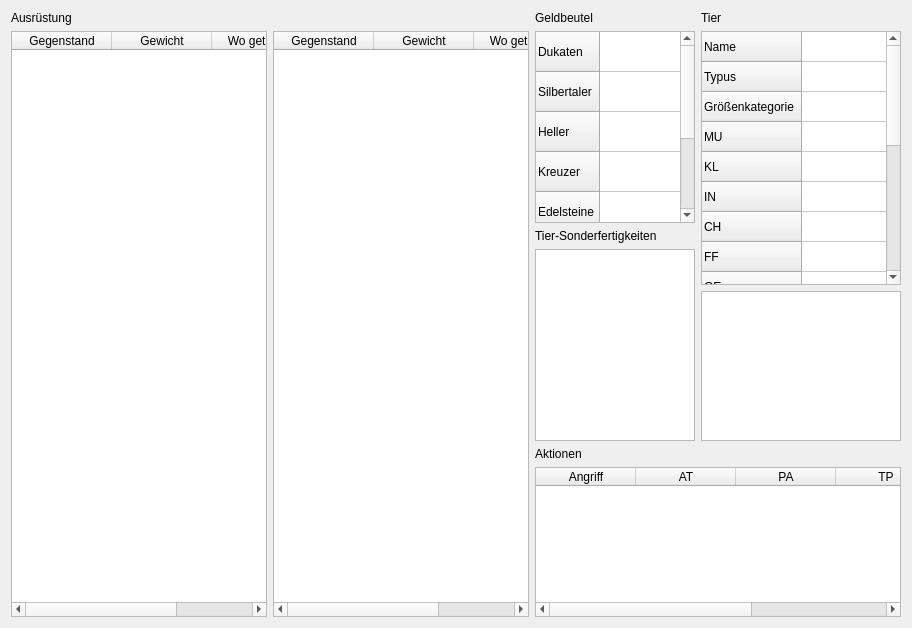
      <widget class="QWidget" name="tabBesitz_dsa5">
       <attribute name="title">
        <string>Besitz</string>
       </attribute>
       <layout class="QHBoxLayout" name="horizontalLayout_12">
        <item>
         <layout class="QVBoxLayout" name="verticalLayout_22">
          <item>
           <widget class="QLabel" name="label_22">
            <property name="text">
             <string>Ausrüstung</string>
            </property>
           </widget>
          </item>
          <item>
           <layout class="QHBoxLayout" name="horizontalLayout_13">
            <item>
             <widget class="QTableWidget" name="ausruestung1Table_dsa5">
              <property name="minimumSize">
               <size>
                <width>0</width>
                <height>0</height>
               </size>
              </property>
              <property name="editTriggers">
               <set>QAbstractItemView::NoEditTriggers</set>
              </property>
              <attribute name="horizontalHeaderStretchLastSection">
               <bool>true</bool>
              </attribute>
              <column>
               <property name="text">
                <string>Gegenstand</string>
               </property>
              </column>
              <column>
               <property name="text">
                <string>Gewicht</string>
               </property>
              </column>
              <column>
               <property name="text">
                <string>Wo getragen</string>
               </property>
              </column>
             </widget>
            </item>
            <item>
             <widget class="QTableWidget" name="ausruestung2Table_dsa5">
              <property name="minimumSize">
               <size>
                <width>0</width>
                <height>0</height>
               </size>
              </property>
              <property name="editTriggers">
               <set>QAbstractItemView::NoEditTriggers</set>
              </property>
              <attribute name="horizontalHeaderStretchLastSection">
               <bool>true</bool>
              </attribute>
              <column>
               <property name="text">
                <string>Gegenstand</string>
               </property>
              </column>
              <column>
               <property name="text">
                <string>Gewicht</string>
               </property>
              </column>
              <column>
               <property name="text">
                <string>Wo getragen</string>
               </property>
              </column>
             </widget>
            </item>
           </layout>
          </item>
         </layout>
        </item>
        <item>
         <layout class="QVBoxLayout" name="verticalLayout_42">
          <item>
           <layout class="QHBoxLayout" name="horizontalLayout_5">
            <item>
             <layout class="QVBoxLayout" name="verticalLayout_23">
              <item>
               <widget class="QLabel" name="label_23">
                <property name="sizePolicy">
                 <sizepolicy hsizetype="Maximum" vsizetype="Preferred">
                  <horstretch>0</horstretch>
                  <verstretch>0</verstretch>
                 </sizepolicy>
                </property>
                <property name="text">
                 <string>Geldbeutel</string>
                </property>
               </widget>
              </item>
              <item>
               <widget class="QTableWidget" name="geldTable_dsa5">
                <property name="sizePolicy">
                 <sizepolicy hsizetype="Maximum" vsizetype="Expanding">
                  <horstretch>0</horstretch>
                  <verstretch>0</verstretch>
                 </sizepolicy>
                </property>
                <property name="minimumSize">
                 <size>
                  <width>0</width>
                  <height>0</height>
                 </size>
                </property>
                <property name="maximumSize">
                 <size>
                  <width>160</width>
                  <height>16777215</height>
                 </size>
                </property>
                <property name="editTriggers">
                 <set>QAbstractItemView::NoEditTriggers</set>
                </property>
                <property name="columnCount">
                 <number>1</number>
                </property>
                <attribute name="horizontalHeaderVisible">
                 <bool>false</bool>
                </attribute>
                <attribute name="horizontalHeaderStretchLastSection">
                 <bool>true</bool>
                </attribute>
                <attribute name="verticalHeaderDefaultSectionSize">
                 <number>40</number>
                </attribute>
                <row>
                 <property name="text">
                  <string>Dukaten</string>
                 </property>
                </row>
                <row>
                 <property name="text">
                  <string>Silbertaler</string>
                 </property>
                </row>
                <row>
                 <property name="text">
                  <string>Heller</string>
                 </property>
                </row>
                <row>
                 <property name="text">
                  <string>Kreuzer</string>
                 </property>
                </row>
                <row>
                 <property name="text">
                  <string>Edelsteine</string>
                 </property>
                </row>
                <row>
                 <property name="text">
                  <string>Schmuck</string>
                 </property>
                </row>
                <row>
                 <property name="text">
                  <string>Sonstiges</string>
                 </property>
                </row>
                <column/>
               </widget>
              </item>
              <item>
               <widget class="QLabel" name="label_25">
                <property name="sizePolicy">
                 <sizepolicy hsizetype="Maximum" vsizetype="Preferred">
                  <horstretch>0</horstretch>
                  <verstretch>0</verstretch>
                 </sizepolicy>
                </property>
                <property name="text">
                 <string>Tier-Sonderfertigkeiten</string>
                </property>
               </widget>
              </item>
              <item>
               <widget class="QTableWidget" name="tierSonderfTable_dsa5">
                <property name="sizePolicy">
                 <sizepolicy hsizetype="Maximum" vsizetype="Expanding">
                  <horstretch>0</horstretch>
                  <verstretch>0</verstretch>
                 </sizepolicy>
                </property>
                <property name="maximumSize">
                 <size>
                  <width>160</width>
                  <height>16777215</height>
                 </size>
                </property>
                <property name="editTriggers">
                 <set>QAbstractItemView::NoEditTriggers</set>
                </property>
                <attribute name="horizontalHeaderVisible">
                 <bool>false</bool>
                </attribute>
                <attribute name="horizontalHeaderStretchLastSection">
                 <bool>true</bool>
                </attribute>
                <attribute name="verticalHeaderHighlightSections">
                 <bool>false</bool>
                </attribute>
               </widget>
              </item>
             </layout>
            </item>
            <item>
             <layout class="QVBoxLayout" name="verticalLayout_24">
              <item>
               <widget class="QLabel" name="label_24">
                <property name="sizePolicy">
                 <sizepolicy hsizetype="Maximum" vsizetype="Preferred">
                  <horstretch>0</horstretch>
                  <verstretch>0</verstretch>
                 </sizepolicy>
                </property>
                <property name="text">
                 <string>Tier</string>
                </property>
               </widget>
              </item>
              <item>
               <widget class="QTableWidget" name="tierAllgemeinTable_dsa5">
                <property name="sizePolicy">
                 <sizepolicy hsizetype="Maximum" vsizetype="Expanding">
                  <horstretch>0</horstretch>
                  <verstretch>0</verstretch>
                 </sizepolicy>
                </property>
                <property name="minimumSize">
                 <size>
                  <width>0</width>
                  <height>0</height>
                 </size>
                </property>
                <property name="maximumSize">
                 <size>
                  <width>200</width>
                  <height>16777215</height>
                 </size>
                </property>
                <property name="editTriggers">
                 <set>QAbstractItemView::NoEditTriggers</set>
                </property>
                <property name="columnCount">
                 <number>1</number>
                </property>
                <attribute name="horizontalHeaderVisible">
                 <bool>false</bool>
                </attribute>
                <attribute name="horizontalHeaderStretchLastSection">
                 <bool>true</bool>
                </attribute>
                <row>
                 <property name="text">
                  <string>Name</string>
                 </property>
                </row>
                <row>
                 <property name="text">
                  <string>Typus</string>
                 </property>
                </row>
                <row>
                 <property name="text">
                  <string>Größenkategorie</string>
                 </property>
                </row>
                <row>
                 <property name="text">
                  <string>MU</string>
                 </property>
                </row>
                <row>
                 <property name="text">
                  <string>KL</string>
                 </property>
                </row>
                <row>
                 <property name="text">
                  <string>IN</string>
                 </property>
                </row>
                <row>
                 <property name="text">
                  <string>CH</string>
                 </property>
                </row>
                <row>
                 <property name="text">
                  <string>FF</string>
                 </property>
                </row>
                <row>
                 <property name="text">
                  <string>GE</string>
                 </property>
                </row>
                <row>
                 <property name="text">
                  <string>KO</string>
                 </property>
                </row>
                <row>
                 <property name="text">
                  <string>KK</string>
                 </property>
                </row>
                <row>
                 <property name="text">
                  <string>LeP</string>
                 </property>
                </row>
                <row>
                 <property name="text">
                  <string>AsP</string>
                 </property>
                </row>
                <row>
                 <property name="text">
                  <string>SK</string>
                 </property>
                </row>
                <row>
                 <property name="text">
                  <string>ZK</string>
                 </property>
                </row>
                <row>
                 <property name="text">
                  <string>RS</string>
                 </property>
                </row>
                <row>
                 <property name="text">
                  <string>INI</string>
                 </property>
                </row>
                <row>
                 <property name="text">
                  <string>GS</string>
                 </property>
                </row>
                <column/>
               </widget>
              </item>
              <item>
               <widget class="QTableWidget" name="tierAktionen_dsa5">
                <property name="sizePolicy">
                 <sizepolicy hsizetype="Maximum" vsizetype="Expanding">
                  <horstretch>0</horstretch>
                  <verstretch>0</verstretch>
                 </sizepolicy>
                </property>
                <property name="maximumSize">
                 <size>
                  <width>200</width>
                  <height>150</height>
                 </size>
                </property>
                <property name="editTriggers">
                 <set>QAbstractItemView::NoEditTriggers</set>
                </property>
                <attribute name="horizontalHeaderVisible">
                 <bool>false</bool>
                </attribute>
                <attribute name="horizontalHeaderStretchLastSection">
                 <bool>true</bool>
                </attribute>
                <attribute name="verticalHeaderHighlightSections">
                 <bool>false</bool>
                </attribute>
               </widget>
              </item>
             </layout>
            </item>
           </layout>
          </item>
          <item>
           <widget class="QLabel" name="label_27">
            <property name="sizePolicy">
             <sizepolicy hsizetype="Maximum" vsizetype="Preferred">
              <horstretch>0</horstretch>
              <verstretch>0</verstretch>
             </sizepolicy>
            </property>
            <property name="text">
             <string>Aktionen</string>
            </property>
           </widget>
          </item>
          <item>
           <widget class="QTableWidget" name="tierAngrifTable_dsa5">
            <property name="sizePolicy">
             <sizepolicy hsizetype="Maximum" vsizetype="Expanding">
              <horstretch>0</horstretch>
              <verstretch>0</verstretch>
             </sizepolicy>
            </property>
            <property name="maximumSize">
             <size>
              <width>400</width>
              <height>150</height>
             </size>
            </property>
            <property name="editTriggers">
             <set>QAbstractItemView::NoEditTriggers</set>
            </property>
            <attribute name="horizontalHeaderStretchLastSection">
             <bool>true</bool>
            </attribute>
            <attribute name="verticalHeaderVisible">
             <bool>false</bool>
            </attribute>
            <attribute name="verticalHeaderDefaultSectionSize">
             <number>20</number>
            </attribute>
            <column>
             <property name="text">
              <string>Angriff</string>
             </property>
            </column>
            <column>
             <property name="text">
              <string>AT</string>
             </property>
            </column>
            <column>
             <property name="text">
              <string>PA</string>
             </property>
            </column>
            <column>
             <property name="text">
              <string>TP</string>
             </property>
            </column>
            <column>
             <property name="text">
              <string>RW</string>
             </property>
            </column>
           </widget>
          </item>
         </layout>
        </item>
       </layout>
      </widget>
